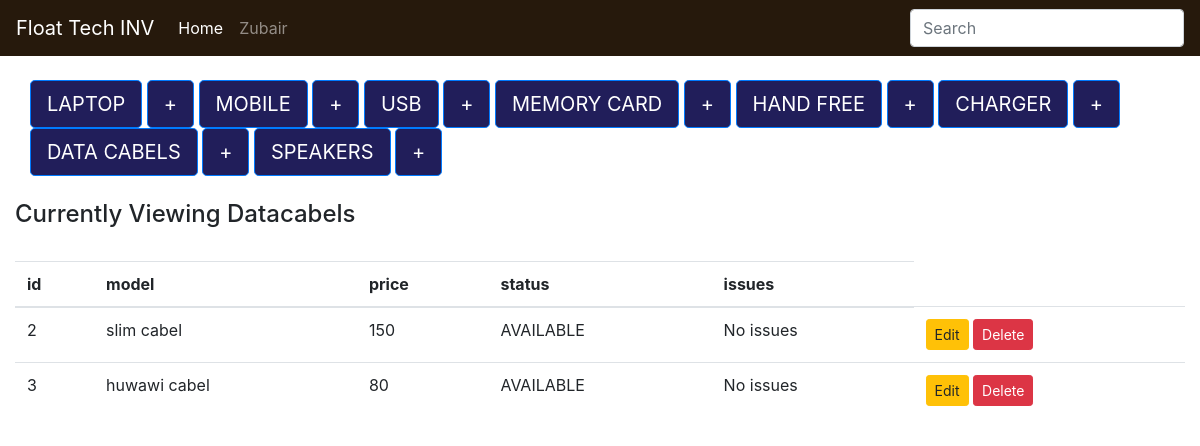
Page /display_datacabels on the committed database.
### inventory/models.py (models this page shows, shortened)
class Device(models.Model):
    type = models.CharField(max_length=100, blank=False)
    price = models.IntegerField()
    choices = (
        ('AVAILABLE', 'Item ready to be purchased '),
        ('SOLD ', 'Item Sold'),
        ('RESTOCKING ', 'Item restocking in few days ')
    )
    status = models.CharField(max_length=10, choices= choices, default="SOLD")
    issues = models.CharField(max_length=100, default="No issues ")
    class Meta:
        abstract = True

class Datacabels(Device):
    pass

### inventory/views.py (the view)
# urls.py: url(r'^display_datacabels$', display_datacabels, name="display_datacabels"),
def display_datacabels(request):
    items = Datacabels.objects.all()
    context= {
        'items': items,
        'header': 'Datacabels',
    }
    return render(request, 'index.html', context)

### inventory/templates/index.html (shortened to what this page needs)
{% extends 'base.html' %}
{%  block body %}
<div class="btn-group-lg col-lg">
   <a href="{% url 'display_laptops' %}" class="btn btn-primary btn-lg" role="button"> LAPTOP</a>
   <a href="{% url 'add_laptop' %}" class="btn btn-primary btn-sm" role="button">+</a>
<a href="{% url 'display_mobiles' %}" class="btn btn-primary btn-lg" role="button"> MOBILE</a>
   <a href="{% url 'add_mobile' %}" class="btn btn-primary btn-sm" role="button">+</a>
<a href="{% url 'display_USB' %}" class="btn btn-primary btn-lg" role="button"> USB</a>
   <a href="{% url 'add_USB' %}" class="btn btn-primary btn-sm" role="button">+</a>
     <a href="{% url 'display_memorycard' %}" class="btn btn-primary btn-lg" role="button"> MEMORY CARD</a>
   <a href="{% url 'add_memorycard' %}" class="btn btn-primary btn-sm" role="button">+</a>
 <a href="{% url 'display_handfree' %}" class="btn btn-primary btn-lg" role="button"> HAND FREE</a>
   <a href="{% url 'add_handfree' %}" class="btn btn-primary btn-sm" role="button">+</a>
 <a href="{% url 'display_charger' %}" class="btn btn-primary btn-lg" role="button"> CHARGER</a>
   <a href="{% url 'add_charger' %}" class="btn btn-primary btn-sm" role="button">+</a>
 <a href="{% url 'display_datacabels' %}" class="btn btn-primary btn-lg" role="button"> DATA CABELS</a>
   <a href="{% url 'add_datacabels' %}" class="btn btn-primary btn-sm" role="button">+</a>
 <a href="{% url 'display_speakers' %}" class="btn btn-primary btn-lg" role="button"> SPEAKERS</a>
   <a href="{% url 'add_speakers' %}" class="btn btn-primary btn-sm" role="button">+</a>
    </div>
    <br>
    <h4> Currently Viewing {{ header }}</h4>
    <br>
<table class="table table-hover">
<thead>
<tr>
<th> id</th>
<th> model </th>
<th> price </th>
<th> status </th>
<th> issues </th>
</tr>
</thead>
<tbody>
 {% for item in items %}
     <tr>
     <td> {{ item.pk }}</td>
     <td> {{ item.type }}</td>
     <td> {{ item.price }}</td>
     <td>{{ item.status }}</td>
     <td>{{ item.issues }}</td>
     {% if header|lower == "laptops" %}
     <td>
         <a href="{% url 'edit_laptop' item.pk %}" class="btn btn-warning btn-sm" role="button">Edit</a>
         <a href="{% url 'delete_laptop' item.pk %}" class="btn btn-danger btn-sm" role="button">Delete</a>
     </td>
     {% elif header|lower == "usb" %}
      <td>
         <a href="{% url 'edit_usb' item.pk %}" class="btn btn-warning btn-sm" role="button">Edit</a>
         <a href="{% url 'delete_USB' item.pk %}" class="btn btn-danger btn-sm" role="button">Delete</a>
     </td>
          {% elif header|lower == "memorycard" %}
      <td>
         <a href="{% url 'edit_memorycard' item.pk %}" class="btn btn-warning btn-sm" role="button">Edit</a>
         <a href="{% url 'delete_memmorycard' item.pk %}" class="btn btn-danger btn-sm" role="button">Delete</a>
     </td>
          {% elif header|lower == "handfree" %}
      <td>
         <a href="{% url 'edit_handfree' item.pk %}" class="btn btn-warning btn-sm" role="button">Edit</a>
         <a href="{% url 'delete_handfree' item.pk %}" class="btn btn-danger btn-sm" role="button">Delete</a>
     </td>
          {% elif header|lower == "charger" %}
      <td>
         <a href="{% url 'edit_charger' item.pk %}" class="btn btn-warning btn-sm" role="button">Edit</a>
         <a href="{% url 'delete_charger' item.pk %}" class="btn btn-danger btn-sm" role="button">Delete</a>
     </td>
          {% elif header|lower == "datacabels" %}
      <td>
         <a href="{% url 'edit_datacabels' item.pk %}" class="btn btn-warning btn-sm" role="button">Edit</a>
         <a href="{% url 'delete_datacabel' item.pk %}" class="btn btn-danger btn-sm" role="button">Delete</a>
     </td>
          {% elif header|lower == "speakers" %}
      <td>
         <a href="{% url 'edit_speakers' item.pk %}" class="btn btn-warning btn-sm" role="button">Edit</a>
         <a href="{% url 'delete_speaker' item.pk %}" class="btn btn-danger btn-sm" role="button">Delete</a>
     </td>
     {% else %}
      <td>
         <a href="{% url 'edit_mobile' item.pk %}" class="btn btn-warning btn-sm" role="button">Edit</a>
         <a href="{% url 'delete_mobile' item.pk %}" class="btn btn-danger btn-sm" role="button">Delete</a>
     </td>
     {% endif %}
     </tr>
{% endfor %}
</tbody>
</table>
{% endblock %}

### inventory/templates/index.html (style rules this page uses)
.btn-primary { background-color:rgb(33,30,90); }

### rows in the picture
Datacabels: pk "2", type "slim cabel", price "150", status "AVAILABLE", issues "No issues"
Datacabels: pk "3", type "huwawi cabel", price "80", status "AVAILABLE", issues "No issues"

### other values in the picture
{{ header }} "Datacabels"
